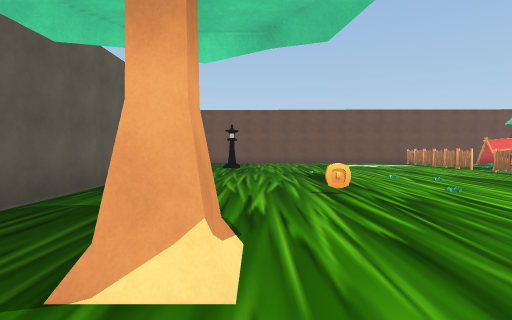
View 1 (above)

17 first-person views from a walk through a 3-D level made in the Unity game engine. The camera is 1.5 m above the floor, tilts 2° down and sees 80° across. The floor is counted in squares, 2 m on a side. Each view is taken from the middle of a square. On the plan, view 1 faces up. The plan holds only what a view shows up to about 10 squares ahead; the rest is blank. The place goes on beyond the plan. The player is left out.

View 2
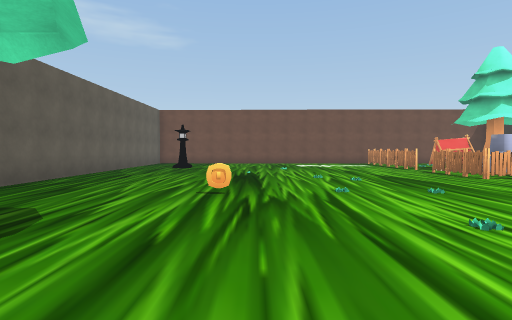

View 3
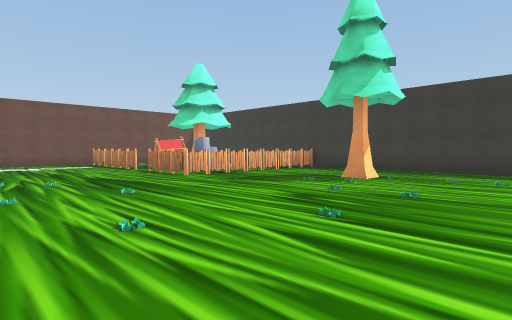

View 4
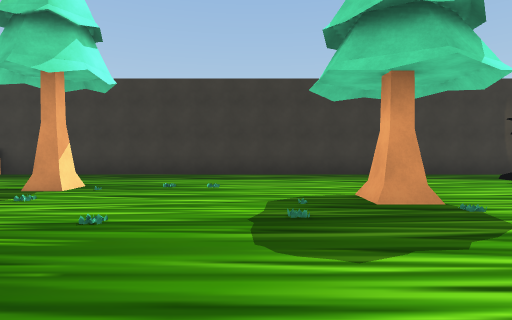

View 5
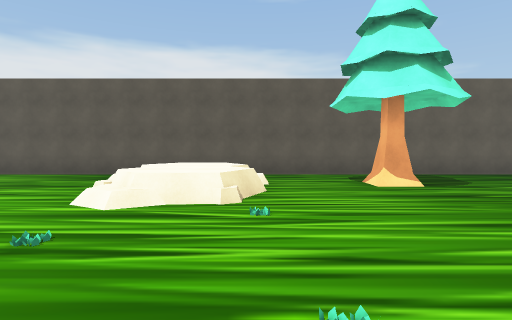

View 6
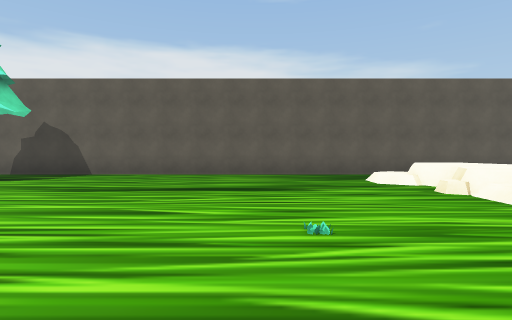

View 7
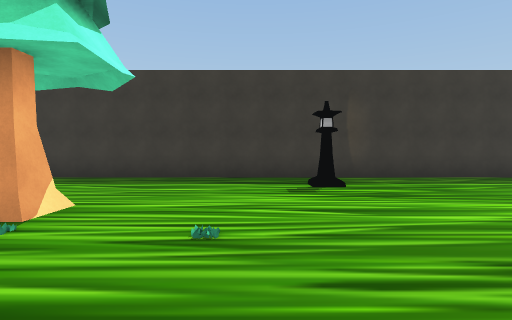

View 8
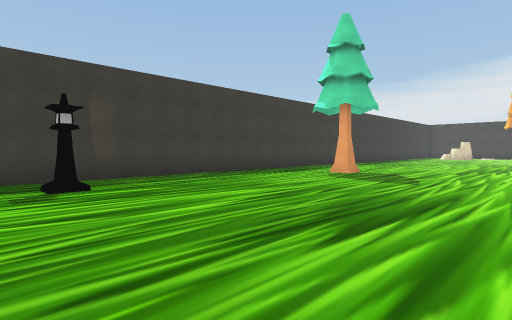

View 9
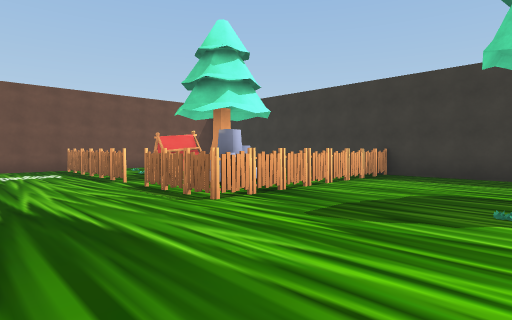

View 10
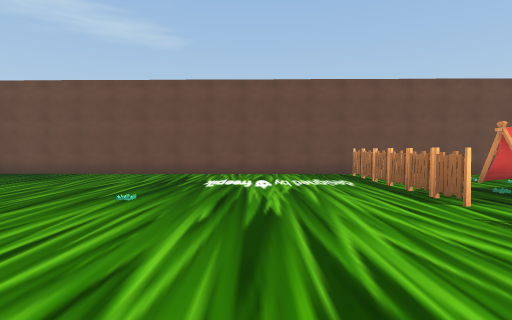

View 11
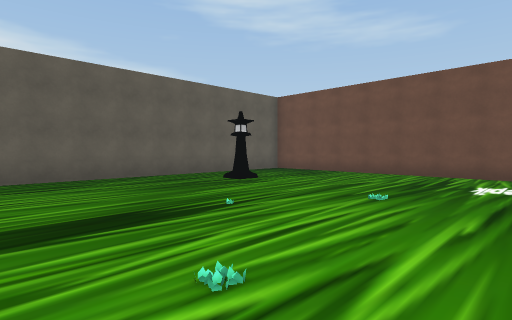

View 12
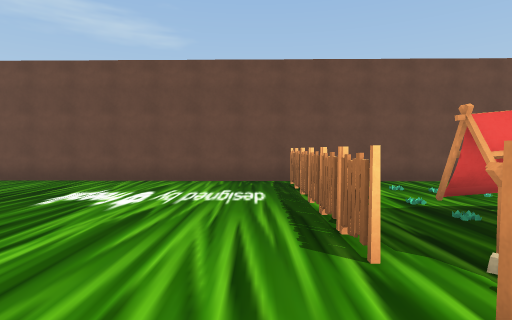

View 13
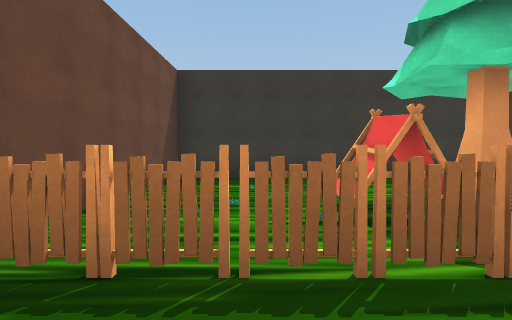

View 14
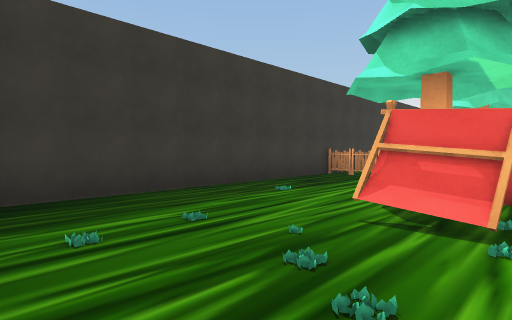

View 15
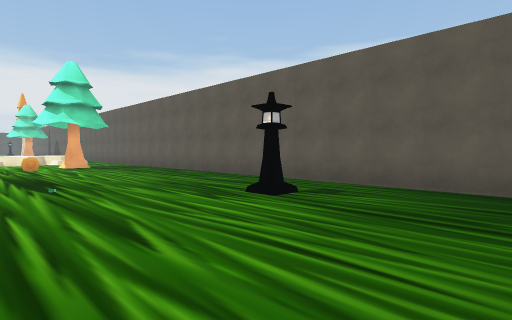

View 16
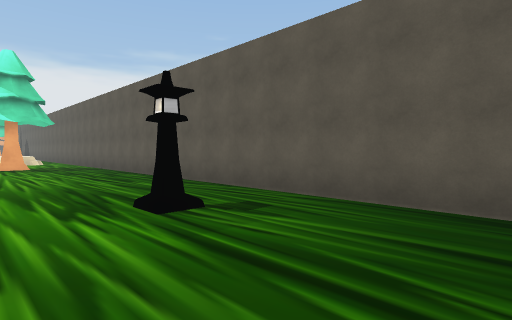

View 17
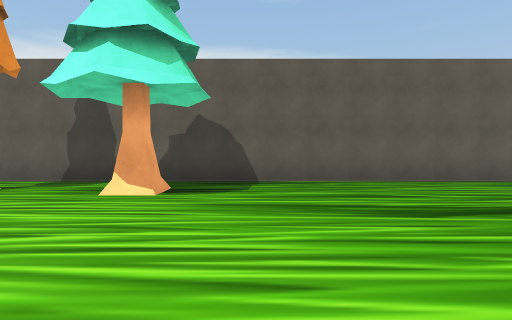

### Floor plan
Points are (right, up) in squares from view 1. A wall is a line through its corners. A room is listed if a view was taken in it or the views show most of it. See-through windows are left out.
Room 1 (views 1, 2, 3, 4, 5, 6, 7, 8, 9, 10, 11, 12, 13, 14, 15, 16, 17)
walls: (14.1, -11.9) (14.1, 16.1) (-2.9, 16.4); (-3.2, 15.8) (-3.2, -16.5)
low walls: (1.9, -2.5) (2.1, -2.9) (1.8, -3.4) (1.1, -3.4); (1.8, -2.7) (0.8, -3.4) (0.1, -3.1) (-0.8, -3.6); (0.5, -0.9) (1.7, -1.5); (-0.4, -3.8) (-0.7, -4.2) (-1.4, -4.2)
objects: tree (-1, -14); tree (-1, 2); coin (1, 5); other object (2, -1); other object (2, 10); other object (3, -6); other object (3, 12); other object (4, -3); other object (4, 3); other object (4, 5); other object (4, 7); other object (4, 8); other object (5, -1); other object (5, 5); other object (6, 2); other object (8, 0); other object (8, 2); other object (8, 3); fence (8, 8); fence (8, 9); fence (8, 10); fence (8, 11); fence (8, 12); fence (8, 13); fence (8, 14); fence (8, 15); other object (9, -5); other object (9, -3); other object (9, -1); other object (9, 3); other object (9, 4); fence (9, 8); other object (9, 9) to (10, 9); campfire (9, 10); other object (9, 12); other object (9, 13); tree (10, -2); fence (10, 8); tree (10, 10) to (10, 11); tent (10, 12) to (10, 13); other object (10, 14); other object (10, 15); tree (11, -14); other object (11, 1); other object (11, 2); other object (11, 3); tree (11, 4); fence (11, 8); other object (11, 14); fence (12, 8); other object (12, 14); other object (12, 15); fence (13, 8); other object (13, 12); fence (14, 8)

Where each view was taken, in squares from view 1:
view 1: 0 up, 0 right, facing up
view 2: 0 up, 2 right, facing up
view 3: 0 up, 3 right, facing up-right
view 4: 0 up, 5 right, facing right
view 5: 1 down, 6 right, facing left
view 6: 7 down, 6 right, facing left
view 7: 5 down, 6 right, facing right
view 8: 5 down, 6 right, facing down-right
view 9: 4 up, 5 right, facing up-right
view 10: 7 up, 5 right, facing up
view 11: 7 up, 5 right, facing up-left
view 12: 9 up, 7 right, facing up
view 13: 14 up, 6 right, facing right
view 14: 16 up, 9 right, facing down-right
view 15: 16 up, 3 right, facing down-left
view 16: 16 up, 1 right, facing down-left
view 17: 12 down, 4 right, facing left
